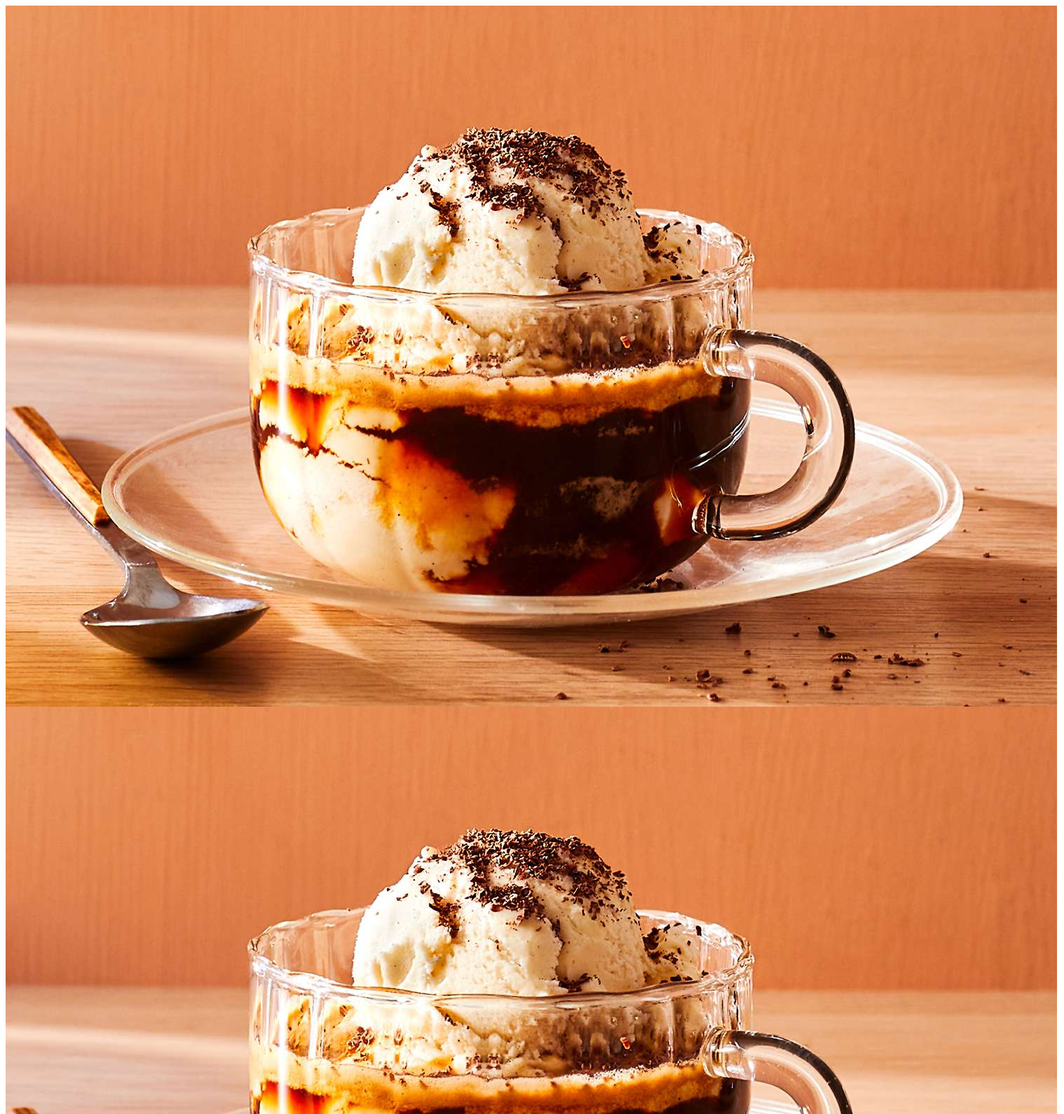
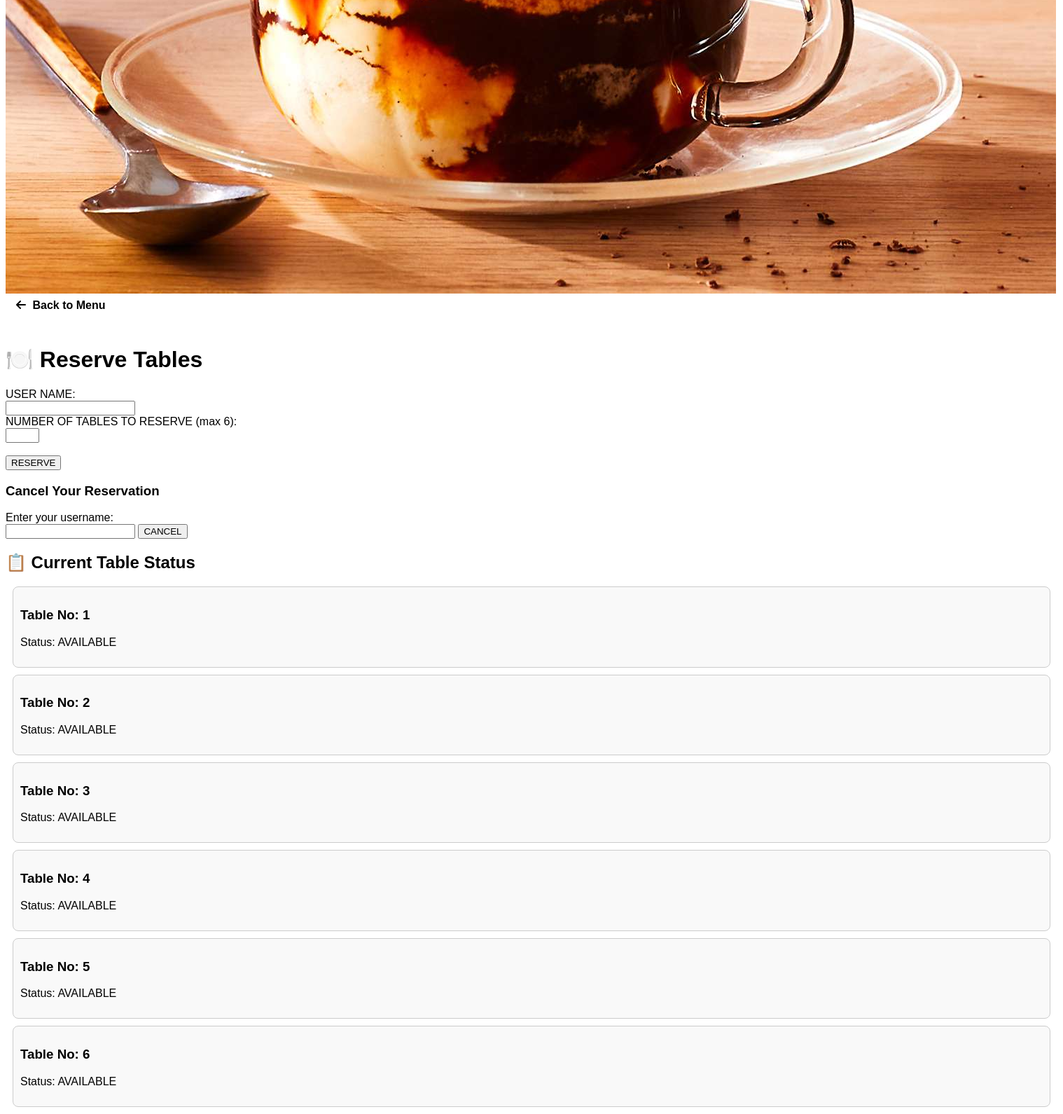
The app's page /reservation.php with its own data (2 pictures, top to bottom).
### tables this page shows
CREATE TABLE `tables` (
  `TABLE_NO` int(2) NOT NULL,
  `SEAT_NO` int(2) NOT NULL,
  `RESERVED` varchar(10) NOT NULL,
  `BOOKED_FOR` varchar(20) DEFAULT NULL
);

### reservation.php (the view, shortened to what this page needs)
<?php require_once 'init.php'; ?><?php
include 'db.php';
$sql = "SELECT * FROM tables";
$result = $conn->query($sql);
?>
<!DOCTYPE html>
<html>
<head>
    <link rel="stylesheet" href="https://cdnjs.cloudflare.com/ajax/libs/font-awesome/6.0.0/css/all.min.css">
</head>
<body>
    <a href="menu.php" class="back-btn" style="color: black;">
    <i class="fas fa-arrow-left"></i> Back to Menu
</a>
<h1>🍽️ Reserve Tables</h1>
<form action="reservation.php" method="POST">
    <label>USER NAME:</label><br>
    <input type="text" name="username" required><br>
    <label>NUMBER OF TABLES TO RESERVE (max 6):</label><br>
    <input type="number" name="tables_requested" min="1" max="6" required><br><br>
    <input type="submit" value="RESERVE">
</form>
<h3>Cancel Your Reservation</h3>
<form method="POST">
    <label>Enter your username:</label><br>
    <input type="text" name="cancel_username" required>
    <input type="submit" value="CANCEL">
</form>
<h2>📋 Current Table Status</h2>
<?php if ($result && $result->num_rows > 0): ?>
    <?php while ($table = $result->fetch_assoc()): ?>
        <div class="table">
            <h3>Table No: <?= htmlspecialchars($table["TABLE_NO"]) ?></h3>
            <p>Status: <?= htmlspecialchars($table["RESERVED"]) ?></p>
        </div>
    <?php endwhile; ?>
<?php else: ?>
    <p>No tables found.</p>
<?php endif; ?>
</body>
</html>

### reservation.php (style rules this page uses)
body { font-family: Arial; }
.table { border: 1px solid #ccc; padding: 10px; margin: 10px; border-radius: 8px; background-color: #f9f9f9; }
.back-btn { display: inline-block; margin-bottom: 20px; padding: 8px 15px; background-color:white; color: white; text-decoration: none; border-radius: 5px; font-weight: bold; transition: all 0.3s ease; }
.back-btn i { margin-right: 5px; }

### records on screen
tables: TABLE_NO "1", RESERVED "AVAILABLE"
tables: TABLE_NO "2", RESERVED "AVAILABLE"
tables: TABLE_NO "3", RESERVED "AVAILABLE"
tables: TABLE_NO "4", RESERVED "AVAILABLE"
tables: TABLE_NO "5", RESERVED "AVAILABLE"
tables: TABLE_NO "6", RESERVED "AVAILABLE"
